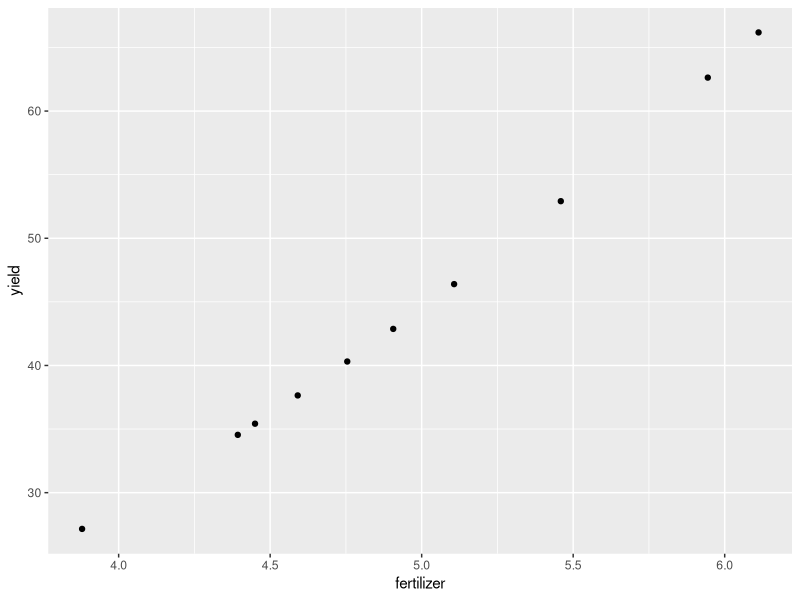

R code for this plot: (Note: this script raises an error after producing the figure.)
## ---- chunk 1
knitr::opts_chunk$set(echo =TRUE)
knitr::opts_chunk$set(error=TRUE)

library(tidyverse)
library(purrr)
library(ggpubr)
## ---- chunk 2

fert = rnorm(n=10, mean=5, sd=0.5)
TP = 20

crop = data.frame(fert=fert)
crop$yield = NA
for (yr in 1:10) {
  crop$yield[yr] = 1.8*fert[yr]^2 - 0.5*fert[yr]  + 0.1*TP
}

sum(crop$yield)
ggplot(crop, aes(fert, yield))+geom_point()+labs(y="yield", x="fertilizer")

# as a function

compute_yield = function(fert, TP) {
  yield = 1.8*fert^2-0.5* fert + 0.1*TP
  return(yield)
}

# apply function
compute_yield(fert, TP)
sum(compute_yield(fert, TP))

## ---- chunk 3

# accumulate pollutant until a threshold - how many years does it take

# initial conditions
yr=1
pollutant_level = 5

# loop
while ((pollutant_level < 30) &&(yr < 1000))  {
  # increase pollutant
pollutant_level = pollutant_level + 0.01* pollutant_level 
# keep track of time
yr = yr + 1
}

pollutant_level
yr

## ---- chunk 4

#source("../R/autopower.R")
# generate a structure to store info on our possible cars
possible_cars = data.frame(name = c("A","B","C"),mass=c(10000,65000,38000), area = c(22,30,22))

# first look at how results vary for mean speed say 100km/hr
# do conversion
speed_base = 100 * 0.28

# because I have one mass and area for each car and only 1 speed
# I can estimate power for each car type
# add to the data structure
possible_cars$power = autopower(V=speed_base, A = possible_cars$area, m=possible_cars$mass)

head(possible_cars)

# show results                         
ggplot(possible_cars, aes(x=mass, y=power, fill=as.factor(area)))+geom_col()+labs(y="Power W", x="Mass (kg)", fill="Area (m2)")
  

## ---- chunk 5

# what is I want to estimate average power use given  each car

possible_cars

# use sample to generate a distribution of speeds

# assume a log normal distribution of speeds with mean 100km/hr, and standard deviation that is 10% of the mean

# recall our function needs speed in m/s not km/hr so we will also do a conversion
# lets get a sample of a 200 speeds- we could also do this by actually measuring speeds

nsample = 200
mean_speed = log(100*0.277)

speeds = rlnorm(mean=mean_speed, sd=0.1*mean_speed, nsample)
summary(speeds)

plot(density(speeds), ylab="Distribution of Speeds in (m/s)")


# how do we run each car for all speeds 

# first lets to it by hand for the first car - the first row in our possible cars matrix
possible_cars[1,]

# we could do it by hand
powerA = autopower(V=speeds, A = possible_cars$area[1], m=possible_cars$mass[1])
# lets look at what we get
summary(powerA)

# next car (row 2)
powerB = autopower(V=speeds, A = possible_cars$area[2], m=possible_cars$mass[2])
# lets look at what we get
summary(powerB)

# next car (row 3)
powerC = autopower(V=speeds, A = possible_cars$area[3], m=possible_cars$mass[3])
# lets look at what we get
summary(powerC)


# we could put this together
powerall1 = cbind.data.frame(powerA, powerB, powerC)
colnames(powerall1)=possible_cars$name


# for plotting sometimes its useful to turn columns in to rows - we can use an R function
# called pivot_longer (part of the tidyverse package) to do this
# compare powerall1 and powerallr1 to see what pivot_longer does
powerallr1 = powerall1 %>% pivot_longer(cols=everything(), names_to="car", values_to="power")
head(powerallr1)

# quick visualization
# lets save it so that we can compare
method1_plot = ggplot(powerallr1, aes(car,power, fill=car))+geom_boxplot()+ggtitle("By Hand")
method1_plot



## ---- chunk 6

# the first part, generating speeds is the same
# what is I want to estimate average power use given  each car

possible_cars


# how do we run each car for all speeds 
# we use a for loop to cycle through
# we need to create a data frame to store results - as above
# one column for each car and one row for each speed

powerall2 = as.data.frame(matrix(nrow=length(speeds), ncol=nrow(possible_cars)))
# because we don't initialize it - values are NA
head(powerall2)

# how many cars area there
nrow(possible_cars)
ncol(powerall2)
# for loops use an index - in this case "i" but you could use anything - it repeats
# anything between the {} for each values of i between 1 and nrow(possible_car) (which is 3 in our case)

# index in to a matrix (like powerall3) is by row and column powerall3[2,5] is 2nd row and 5th column
for (i in 1:ncol(powerall2)) {
  powerall2[,i] = autopower(A=possible_cars$area[i], m=possible_cars$mass[i], V=speeds)
}

# now it looks like above
head(powerall2)
# we can add column names
colnames(powerall2)=possible_cars$name

# plotting is the same as above

# for plotting sometimes its useful to turn columns in to rows
powerallr2 = powerall2 %>% pivot_longer(cols=everything(), names_to="car", values_to="power")
head(powerallr2)

# quick visualization
method2_plot = ggplot(powerallr2, aes(car,power, fill=car))+geom_boxplot()+ggtitle("For Loop")

ggarrange(method1_plot, method2_plot, nrow=2)

powerall1 %>% map(mean)
powerall2 %>% map(mean)

## ---- chunk 7



# how do we run each car for all speeds 
# pmap runs a function for each value in a list of parameters, with other parameters set for each iteration


powerall3 = pmap(list(A = possible_cars$area, m=possible_cars$mass), autopower, V=speeds)

# lets turn to a data frame for easier graphing
# we can add column names
powerall3 = as.data.frame(powerall2, col.names=possible_cars$name)

head(powerall3)


# for plotting sometimes its useful to turn columns in to rows
powerallr3 = powerall3 %>% pivot_longer(cols=everything(), names_to="car", values_to="power")
head(powerallr2)

# quick visualization

method3_plot = ggplot(powerallr3, aes(car,power, fill=car))+geom_boxplot()+ggtitle("pmap")
method3_plot

# put plots side by side
# to confirm that they look similar
ggarrange(method1_plot, method2_plot, method3_plot, nrow=3)

# compare values
head(powerallr2)
head(powerallr1)
head(powerallr3)
